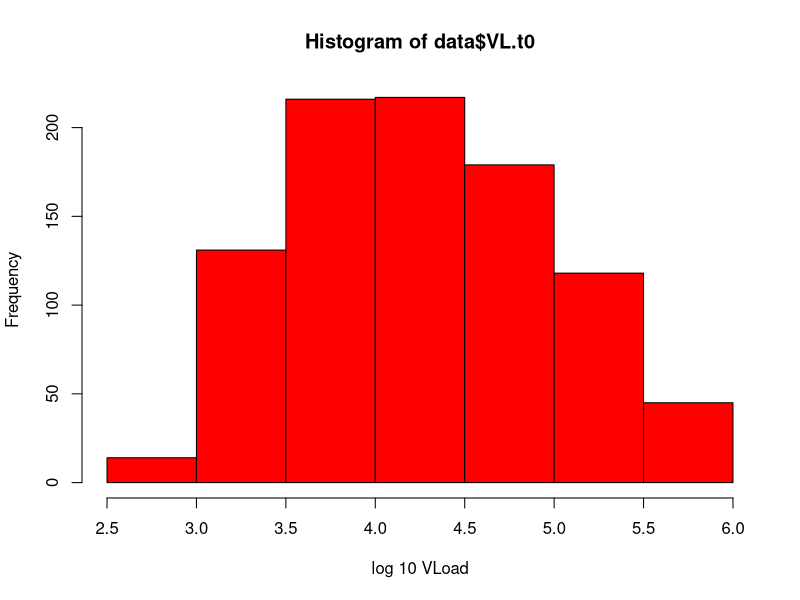
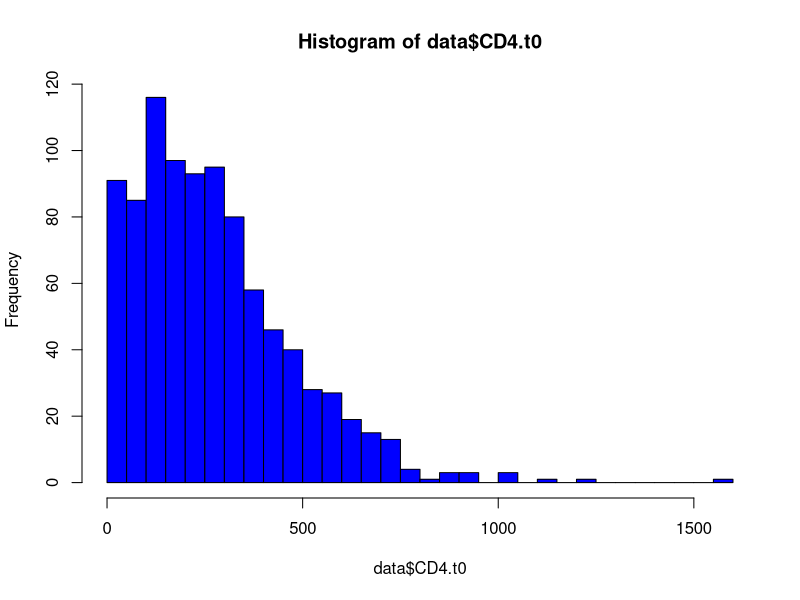
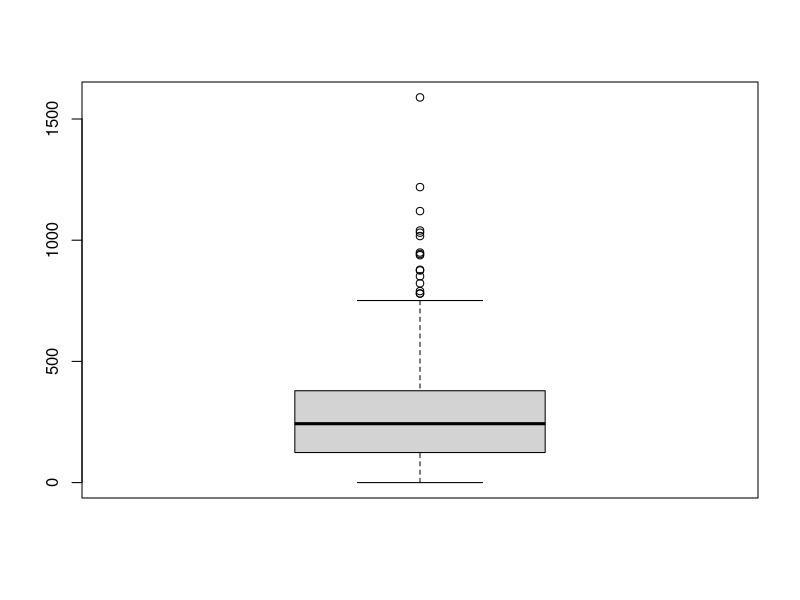
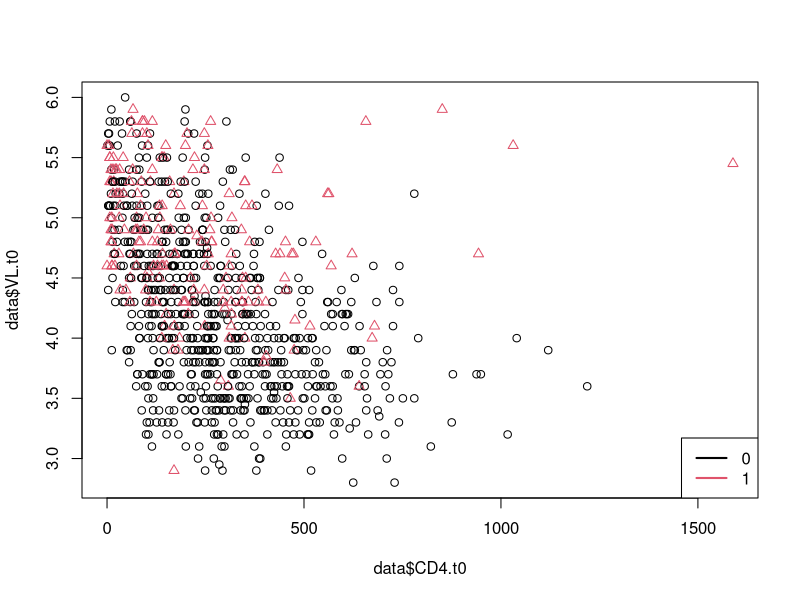
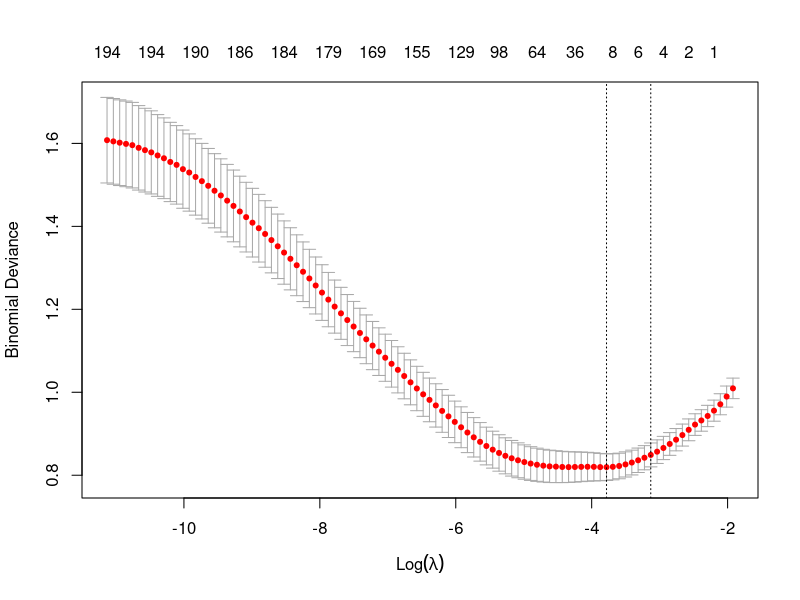

The R script that drew these images, in order: (Note: this script raises an error after producing the figures.)


#### Elastic net extended to classifications
# Case study: ART effects.

# 1) Data exploration
# 2) Elastic net in classification
# 3) Final findings

# An almost same analysis is prepared in a .rmd file. You will find explanations there, especially
# about elastic net in classifications.


# Case study: ART effects 
# Garci Garza, a former student,  did a project "HIV Progression". The goal of the study
# is to identify important factors that relate to patient improvement after AntiRetroviral Therapy (ART). 
# In particular we would like to identify the relevant positions of protease (PR) nucleotide 
# sequences and/or reverse transcriptase (RT) nucleotide sequence that may affect the improvement.
# Among 1000 HIV+ patients, two control variables, a viral load (number of HIV virus count in log 10 scale.)
# and CD4 counts (healthy people range from 500-1200 cells/mm^3) are available.
# The response variable is a binary status: 1=improved, 0=no improvement
# Note: y=1 implies that VL is dropped by at least 100 times. In log 10 scale means it is reduced by at least 2.

# Data: HIV_Seq_Clean.csv
# Garci spent a huge amount of time to study the subject and to clean the data.
# We will use his cleaned data and only use information about PR. This has been converted
# to a set of 100 or so categorical variables.  

#### Libraries needed
library(leaps)
library(pROC)
library(glmnet)
library(MASS)
library(dplyr)
library(car)



### 1) ART data exploration

rm(list=ls()) # Remove all the existing variables
#setwd(dir)
data=read.csv("HIV_Seq_Clean.csv", header=T)
dim(data)  # 920, some people got dropped due to missing values. 79 predictors, mount to p=230 var's
names(data)
str(data)
sum(is.na(data))   #no missing value any more

levels(as.factor(data$y))
# 1= improvement, 0= little/no improvement.
data$y=as.factor(data$y)  # set y as a binary variable.

### Data summary/exploration: see details in Garcia's report. 
summary(data)

# VLoad. There is no notion of normal load. People who are not infected have no viral load at all.
hist(data$VL.t0, xlab = "log 10 VLoad", col="red")
# we see the VL is high in this sample in general.

# CD4. 
summary(data$CD4.t0)
# Min. 1st Qu.  Median    Mean 3rd Qu.    Max. 
# 0.0   124.5   243.0   273.0   379.0  1589.0 

hist(data$CD4.t0, breaks=30, col="blue")
boxplot(data$CD4.t0)
mean(data$CD4.t0 < 200) #[1] 0.4195652
mean(data$CD4.t0 < 500) #[1] 0.8706522

# 42% of people with CD4 < 200 and 87% less than the normal lower bound. 

# Association between VL and CD4. 
plot(data$CD4.t0, data$VL.t0, 
     col=data$y,
     pch=as.numeric(data$y))
legend("bottomright", legend=c("0", "1"),
       lty=c(1,1), lwd=c(2,2), col=unique(data$y))

cor(data$CD4.t0, data$VL.t0)
# Not surprising at all that the two measurements are negatively correlated.
# It seems that the improvement mainly appear among the ones with high VL.t0.



# We move to exam PR's
summary(data)
# Notice many variables: PR2, PR3, PR5, PR6, PR7, PR8 ... There is no variability
# We should really take them out of our analysis!


### 2) Elastic net for classifications

# Goal:  Try to find important variables using elastic net

# Step I:  Get design matrix and response
X=model.matrix(y~., data)[,-1]   # a categorical variable is coded with indicator functions
dim(X)
Y=data[, 80]


# Step II: Select a model with a few important variables through elasticnet

# 10 fold cv to min misclassification errors

set.seed(10)   # for cross validation
#fit1.cv.class=cv.glmnet(X,Y, alpha=1, family="binomial", type.measure="class")
fit1.cv=cv.glmnet(X, Y, alpha=1, family="binomial", nfolds = 10)  

# type.measure by default is "deviance" for binomial. But it can also be set as "class", or "auc"

plot(fit1.cv)

# A quick review of the output:
names(fit1.cv); fit1.cv$name
data.frame(fit1.cv$lambda, fit1.cv$nzero)[1:30, ]
# Notice that there is a jump in nzero.

# We could chose lambda=fit1.cv$lambda.1se, lambda.min or any values of the lambda between the 
# two values.

# lambda=fit1.cv$lambda.1se
fit1.1se=glmnet(X, Y, alpha=1, family="binomial", lambda=fit1.cv$lambda.1se)
fit1.1se.beta=coef(fit1.1se)
beta=fit1.1se.beta[which(fit1.1se.beta !=0),] # non zero beta's
beta=as.matrix(beta); beta
rownames(beta)

# lambda=fit1.cv$lambda[fit1.cv$nzero==11], and repeat the above lines.
fit.nzero=glmnet(X, Y, alpha=1, family="binomial", lambda=fit1.cv$lambda[fit1.cv$nzero==11])
fit.nzero.beta=coef(fit.nzero)
beta=fit.nzero.beta[which(fit.nzero.beta !=0),] # non zero beta's
beta=as.matrix(beta); beta
rownames(beta)  

beta  # Logit equation obtained with type.maeasure=deviance, nzero=11, set.seed(10)

# (Intercept) -7.37247060
# PR10I       -0.63598341
# PR10L        0.46674647
# PR12R        0.94675562
# PR20K        0.04907370
# PR35N        0.27908839
# PR63L        0.07617845
# PR63P       -0.05406314
# PR72T        0.01291300
# PR82V        0.59579018
# PR92K        0.83617336
# VL.t0        1.16020091

# We could use the above logit function to estimate the Prob(y=1). But we don't have 
# varibility estimates here. 

##### I have to confess that I can't reproduce exactly what I did once that PR10, 12, 63, 82 and 92 were
# retained. I see if we use "class" as the criterion and use fit.1se we get those PR's



# Step III: fit the final model
# Since we are trying to locate a set of important features, I chose to use 
# glm() 

fit.logit.1=glm(y~PR10+PR12+PR63+PR82+PR92+VL.t0+CD4.t0,
              family=binomial, data=data)
summary(fit.logit.1)
library(car)
Anova(fit.logit.1)

# dropping CD4
fit.logit.2=glm(y~PR10+PR12+PR63+PR82+PR92+VL.t0,
                family=binomial, data=data)
Anova(fit.logit.2)

# see if we could drop both PR12 and PR63

anova(glm(y~PR10+PR82+PR92+VL.t0,
          family=binomial, data=data),
      glm(y~PR10+PR12+PR63+PR82+PR92+VL.t0,
          family=binomial, data=data),
      test="Chisq")

# Analysis of Deviance Table
# 
# Model 1: y ~ PR10 + PR82 + PR92 + VL.t0
# Model 2: y ~ PR10 + PR12 + PR63 + PR82 + PR92 + VL.t0
# Resid. Df Resid. Dev Df Deviance Pr(>Chi)
# 1       902     702.34                     
# 2       882     675.30 20   27.038   0.1342

# We have no evidence to reject the null that PR12 and PR63 play no roles. 


fit.logit.3=glm(y~PR10+PR82+PR92+VL.t0,
                family=binomial, data=data)
Anova(fit.logit.3)

# Analysis of Deviance Table (Type II tests)
# Response: y
# LR Chisq Df Pr(>Chisq)    
#   PR10    45.255  4  3.519e-09 ***
#   PR82    24.437  8   0.001935 ** 
#   PR92    15.806  4   0.003290 ** 
#   VL.t0  131.626  1  < 2.2e-16 ***

summary(fit.logit.3)

### 3) Findings

#If you trust our analyses we will then concentrate on PR10, PR82 and PR92. I will give
# a quick exploration and see what we can say those three positions. 


summary(fit.logit.3)

# Coefficients:
#   Estimate Std. Error z value Pr(>|z|)    
# (Intercept) -2.512e+01  1.022e+03  -0.025 0.980385    
# PR10I       -2.506e+00  6.626e-01  -3.781 0.000156 ***
# PR10L        2.316e-03  4.526e-01   0.005 0.995917    
# PR10R       -1.081e+00  1.366e+00  -0.791 0.428891    
# PR10V       -1.107e+00  6.703e-01  -1.652 0.098587 .  
# PR82C       -1.451e+01  2.400e+03  -0.006 0.995175    
# PR82F        3.006e+00  1.031e+00   2.915 0.003557 ** 
# PR82I       -1.377e+01  7.350e+02  -0.019 0.985049    
# PR82L       -1.298e+01  2.400e+03  -0.005 0.995684    
# PR82M       -1.416e+01  2.400e+03  -0.006 0.995290    
# PR82S       -1.001e+01  2.400e+03  -0.004 0.996671    
# PR82T        8.952e-01  1.210e+00   0.740 0.459286    
# PR82V        1.555e+00  4.423e-01   3.516 0.000438 ***
# PR92H        1.863e+01  1.022e+03   0.018 0.985449    
# PR92K        1.778e+01  1.022e+03   0.017 0.986114    
# PR92Q        1.571e+01  1.022e+03   0.015 0.987726    
# PR92R        1.540e+00  1.324e+03   0.001 0.999072    
# VL.t0        1.530e+00  1.494e-01  10.235  < 2e-16 ***


# 0) People with a high VL tend to be beneficial from the ART.

# i) PR10
table(data$PR10)
#  F   I   L   R   V 
# 49 162 647   7  55 

# There is a good amount of variabilities among the sample. 
# The chance of improving with PR10F seems to be higher. 

# ii) PR82
table(data$PR82)
#   A   C   F   I   L   M   S   T   V 
# 144   1  11   8   1   1   1  19 734 

# PR82: V, F are better than A

# iii) PR92

# None of the PR92 categories show difference to the base, how come we reject the
# null that PR92 is a significant variable?

table(data$PR92)
# E   H   K   Q   R 
# 4   2  14 894   6 

# PR92_E is the base. With only 4 observations in that category, it's hard to detect difference between
# "E" and any other level.

# If you switch "Q" as the base for example, you will see some small p-values.

data$PR92= relevel(data$PR92, "Q")  # set "Q" as the base
table(data$PR92)

summary(glm(y~PR10+PR82+PR92+VL.t0, family=binomial, data=data))

# Given most of the people have PR92Q, I won't take this discovery too seriously.



##########END######################

### Remarks
# 1) We may try to use other lambda's and we could have landed a different final model.
# 2) We could try to start with the following subset which only includes PR's with some 
# variabilities. My guess is that it will end up with same sets of PR's in the final model. 

summary(data)
var.interesting=c("PR10", "PR12", "PR13", "PR19", "PR20","PR24", "PR30", "PR32", "PR33",
                  "PR35", "PR36", "PR37", "PR41" ,"PR43"  ,"PR46" ,"PR53" ,"PR54" ,"PR55" 
                  ,"PR57" ,"PR58" ,"PR60" ,"PR61"    ,"PR62","PR63" ,"PR64"   ,"PR69"    
                  ,"PR70"    ,"PR71" ,"PR72"     ,"PR73"    ,"PR74" ,"PR77"  ,"PR82" ,"PR84"
                  ,"PR85" ,"PR88" ,"PR89" ,"PR90","PR92","PR93" ,"VL.t0","CD4.t0" ,"y")

data1=data[, var.interesting]
summary(data1)


#### Appendix 1: Comparison between LASSO and Logistic fits.

# As we know that LASSO shrinks coefficients towards 0. We expect the estimates from LASSO and logistic
# differ. How does this affect the prediction. Let's do a comparison.
# I am able to output in sample errors for both LASSO and glm. But only report cv errors for LASSO. 

fit.lasso=cv.glmnet(X,Y, alpha=1, family="binomial", type.measure="class")  # choose lambda by min mis-classification
  plot(fit.lasso)
  cv.error.lasso=fit.lasso$cvm[fit.lasso$lambda==fit.lasso$lambda.1se]  # output min cv errors.
  cv.error.lasso # this is a good estimate of testing miss-classification error, about .19
  
  
  #lasso.prob=predict(fit.lasso, X,  s="lambda.1se", type="response")  # Prob(y=1)
  lasso.predict=predict(fit.lasso, X,  s="lambda.1se", type="class")  # classification with .5 as the threshold
  lasso.error=mean(data$y != lasso.predict)
  lasso.error
  
  
  #### Output the non-zero variables
  
  beta.lasso=coef(fit.lasso, s="lambda.1se")   # output lasso estimates
  # beta.lasso=coef(fit.lasso, s=exp(-4.8))  #another way to do it
  beta=beta.lasso[which(beta.lasso !=0),] # non zero beta's
  beta=as.matrix(beta);
  beta=rownames(beta)  
  beta=substr(beta, 1, 4)
  beta1=levels(as.factor(beta))[-1]
 
  
  glm.input=as.formula(paste("y", "~", paste(beta1[-length(beta1)],collapse = "+"), "+VL.t0"))
  glm.input
  

  fit.glm=glm(glm.input, family="binomial", data=data)
  summary(fit.glm)
  
  glm.predict=factor(ifelse(fit.glm$fitted > .5, "1", "0") )
  glm.error=mean(data$y != glm.predict)
  glm.error
  
  
  #### Puting three errors.
  
  print(c(glm.error, lasso.error, cv.error.lasso ))
  
  
  
  
  
  ##### This doesn't work due to lack of levels in the formula. Get it back.
  fit.glm=glm(y~PR82, data, family = "binomial")
  cost <- function(r, pi = 0) mean(abs(r-pi) > 0.5)
  cv.glm(data, fit.glm, cost, K=6)$delta
  #####
  
